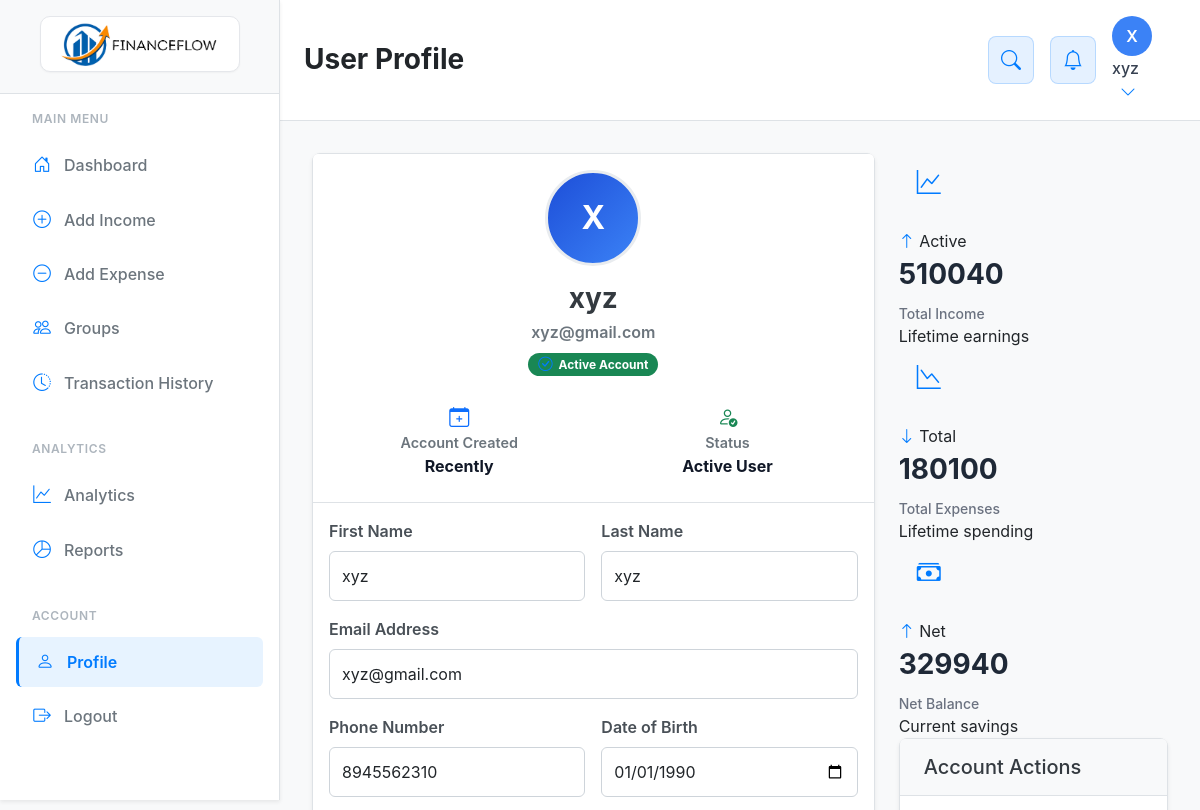
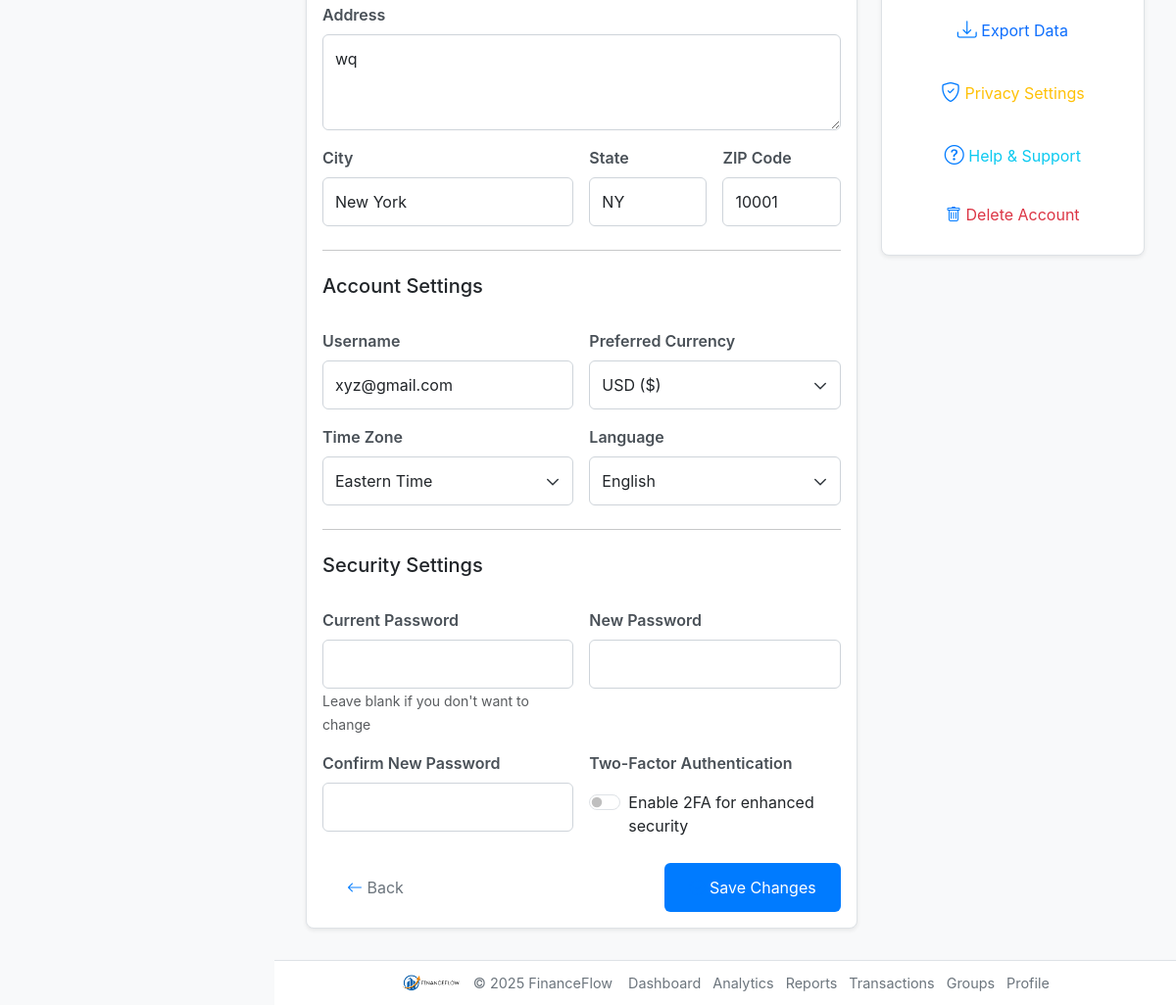
Screenshot of /profile/ (signed in) with the database file from the repository (2 pictures, top to bottom).
### project_app/models.py (models this page shows, shortened)
class Registration(models.Model):
    name=models.CharField(max_length=50)
    email=models.EmailField()
    phone_no=models.CharField(max_length=10)
    password=models.CharField(max_length=128)
    address=models.TextField()

### project_app/views.py (the view, shortened to what this page needs)
# urls.py: path('profile/', profile, name='profile'),
@login_required
def profile(request):
    user = None
    total_income = 0
    total_expenses = 0
    net_balance = 0
    if 'entry_email' in request.session:
        user = Registration.objects.filter(email=request.session['entry_email']).first()
        if user:
            income_sum = Income.objects.filter(user=user).aggregate(total=Sum('amount'))
            total_income = income_sum['total'] or 0
            expense_sum = Expense.objects.filter(user=user).aggregate(total=Sum('amount'))
            total_expenses = expense_sum['total'] or 0
            net_balance = total_income - total_expenses
            def _size_estimate(count):
                mb = (count * 60) / (1024*1024)
                return f"{mb:.1f} MB"
            recent_reports = []
            end_date = timezone.now()
            current_start = end_date - timedelta(days=30)
            inc_count = Income.objects.filter(user=user, created_at__range=[current_start, end_date]).count()
            exp_count = Expense.objects.filter(user=user, created_at__range=[current_start, end_date]).count()
            if Expense.objects.filter(user=user, category__iexact='Food').exists() or Expense.objects.filter(user=user, category__iexact='Groceries').exists():
                recent_reports.append({
                    'name': 'Custom Report - Food Expenses',
                    'desc': 'Food category analysis',
                    'type': 'Custom',
                    'badge': 'info',
                    'generated': end_date.strftime('%b %d, %Y'),
                    'size': _size_estimate(exp_count),
                    'view_url': reverse('analytics'),
                    'download_url': reverse('generate_report') + f"?report_type=Expense+Report&date_range=Last+30+days&format=CSV"
                })
    context = {
        'user': user,
        'total_income': total_income,
        'total_expenses': total_expenses,
        'net_balance': net_balance
    }
    return render(request, 'user/profile.html', context)

### project_app/templates/user/profile.html (shortened to what this page needs)
{% extends 'base.html' %}
{% block content %}
<div class="content-header">
    <h1 class="page-title">User Profile</h1>
    <div class="header-actions" style="margin-left: auto; padding-right: 24px;">
        <button class="search-btn" title="Search">
            <i class="bi bi-search"></i>
        </button>
        <button class="notification-btn" title="Notifications">
            <i class="bi bi-bell"></i>
        </button>
        <div class="user-profile dropdown">
            <div class="user-info" data-bs-toggle="dropdown" aria-expanded="false" style="cursor: pointer;">
                <div class="user-avatar">{{ user.name|first|upper }}</div>
                <div class="user-name">{{ user.name }}</div>
                <i class="bi bi-chevron-down ms-2"></i>
            </div>
        </div>
    </div>
</div>
<div class="content-body">
    <div class="row justify-content-center">
        <div class="col-lg-8">
            <div class="card">
                <div class="card-header text-center bg-white">
                    <div class="profile-avatar">
                        {{ user.name|first|upper }}
                    </div>
                    <h3 class="profile-name">{{ user.name|default:"User Name" }}</h3>
                    <p class="profile-email">{{ user.email|default:"user@example.com" }}</p>
                    <span class="badge bg-success status-pill">
                        <i class="bi bi-check-circle"></i>
                        Active Account
                    </span>
                    <div class="row account-meta">
                        <div class="col-6 meta-item">
                            <i class="bi bi-calendar-plus meta-icon"></i>
                            <span class="meta-title">Account Created</span>
                            <span class="meta-value">{{ user.date_joined|date:"M d, Y"|default:"Recently" }}</span>
                        </div>
                        <div class="col-6 meta-item">
                            <i class="bi bi-person-check meta-icon" style="color:#198754"></i>
                            <span class="meta-title">Status</span>
                            <span class="meta-value">Active User</span>
                        </div>
                    </div>
                </div>
                <div class="card-body">
                    <form method="post" enctype="multipart/form-data">
                        <div class="row g-3">
                            <div class="col-md-6">
                                <label for="firstName" class="form-label">First Name</label>
                                <input type="text" class="form-control" id="firstName" name="first_name"
                                       value="{{ user.name|default:'John' }}" required>
                            </div>
                            <div class="col-md-6">
                                <label for="lastName" class="form-label">Last Name</label>
                                <input type="text" class="form-control" id="lastName" name="last_name"
                                       value="{{ user.name|default:'Doe' }}" required>
                            </div>
                            <div class="col-12">
                                <label for="email" class="form-label">Email Address</label>
                                <input type="email" class="form-control" id="email" name="email"
                                       value="{{ user.email }}" required>
                            </div>
                            <div class="col-md-6">
                                <label for="phone" class="form-label">Phone Number</label>
                                <input type="tel" class="form-control" id="phone" name="phone"
                                       value="{{ user.phone_no }}">
                            </div>
                            <div class="col-md-6">
                                <label for="dateOfBirth" class="form-label">Date of Birth</label>
                                <input type="date" class="form-control" id="dateOfBirth" name="date_of_birth"
                                       value="{{ user.date_of_birth|default:'1990-01-01' }}">
                            </div>
                            <div class="col-12">
                                <label for="address" class="form-label">Address</label>
                                <textarea class="form-control" id="address" name="address" rows="3">{{ user.address }}</textarea>
                            </div>
                            <div class="col-md-6">
                                <label for="city" class="form-label">City</label>
                                <input type="text" class="form-control" id="city" name="city"
                                       value="{{ user.city|default:'New York' }}">
                            </div>
                            <div class="col-md-3">
                                <label for="state" class="form-label">State</label>
                                <input type="text" class="form-control" id="state" name="state"
                                       value="{{ user.state|default:'NY' }}">
                            </div>
                            <div class="col-md-3">
                                <label for="zipCode" class="form-label">ZIP Code</label>
                                <input type="text" class="form-control" id="zipCode" name="zip_code"
                                       value="{{ user.zip_code|default:'10001' }}">
                            </div>
                        </div>
                        <hr class="my-4">
                        <div class="row g-3">
                            <div class="col-12">
                                <h5 class="mb-3" id="account-settings">Account Settings</h5>
                            </div>
                            <div class="col-md-6">
                                <label for="username" class="form-label">Username</label>
                                <input type="text" class="form-control" id="username" name="username"
                                       value="{{ user.email }}" required>
                            </div>
                            <div class="col-md-6">
                                <label for="currency" class="form-label">Preferred Currency</label>
                                <select class="form-select" id="currency" name="currency">
                                    <option value="USD" {% if user.currency == 'USD' or not user.currency %}selected{% endif %}>USD ($)</option>
                                </select>
                            </div>
                            <div class="col-md-6">
                                <label for="timezone" class="form-label">Time Zone</label>
                                <select class="form-select" id="timezone" name="timezone">
                                    <option value="EST" {% if user.timezone == 'EST' or not user.timezone %}selected{% endif %}>Eastern Time</option>
                                </select>
                            </div>
                            <div class="col-md-6">
                                <label for="language" class="form-label">Language</label>
                                <select class="form-select" id="language" name="language">
                                    <option value="en" {% if user.language == 'en' or not user.language %}selected{% endif %}>English</option>
                                </select>
                            </div>
                        </div>
                        <hr class="my-4">
                        <div class="row g-3">
                            <div class="col-12">
                                <h5 class="mb-3">Security Settings</h5>
                            </div>
                            <div class="col-md-6">
                                <label for="currentPassword" class="form-label">Current Password</label>
                                <input type="password" class="form-control" id="currentPassword" name="current_password">
                                <small class="text-muted">Leave blank if you don't want to change</small>
                            </div>
                            <div class="col-md-6">
                                <label for="newPassword" class="form-label">New Password</label>
                                <input type="password" class="form-control" id="newPassword" name="new_password">
                            </div>
                            <div class="col-md-6">
                                <label for="confirmPassword" class="form-label">Confirm New Password</label>
                                <input type="password" class="form-control" id="confirmPassword" name="confirm_password">
                            </div>
                            <div class="col-md-6">
                                <label for="twoFactor" class="form-label">Two-Factor Authentication</label>
                                <div class="form-check form-switch mt-2">
                                    <input class="form-check-input" type="checkbox" id="twoFactor" name="two_factor">
                                    <label class="form-check-label" for="twoFactor">
                                        Enable 2FA for enhanced security
                                    </label>
                                </div>
                            </div>
                        </div>
                        <div class="d-flex justify-content-between mt-4">
                            <button type="button" class="btn btn-outline-secondary" onclick="history.back()">
                                <i class="bi bi-arrow-left"></i>
                                Back
                            </button>
                            <button type="submit" class="btn btn-primary">
                                <i class="bi bi-check-circle"></i>
                                Save Changes
                            </button>
                        </div>
                    </form>
                </div>
            </div>
        </div>
        <div class="col-lg-4">
            <div class="stats-grid">
                <div class="stat-card income fade-in-up stagger-1">
                    <div class="stat-header">
                        <div class="stat-icon income">
                            <i class="bi bi-graph-up"></i>
                        </div>
                        <div class="stat-change positive">
                            <i class="bi bi-arrow-up"></i>
                            Active
                        </div>
                    </div>
                    <div class="stat-value">{{ total_income|default:"0" }}</div>
                    <div class="stat-label">Total Income</div>
                    <div class="stat-comparison">Lifetime earnings</div>
                </div>
                <div class="stat-card expense fade-in-up stagger-2">
                    <div class="stat-header">
                        <div class="stat-icon expense">
                            <i class="bi bi-graph-down"></i>
                        </div>
                        <div class="stat-change negative">
                            <i class="bi bi-arrow-down"></i>
                            Total
                        </div>
                    </div>
                    <div class="stat-value">{{ total_expenses|default:"0" }}</div>
                    <div class="stat-label">Total Expenses</div>
                    <div class="stat-comparison">Lifetime spending</div>
                </div>
                <div class="stat-card balance fade-in-up stagger-3">
                    <div class="stat-header">
                        <div class="stat-icon balance">
                            <i class="bi bi-cash-stack"></i>
                        </div>
                        <div class="stat-change positive">
                            <i class="bi bi-arrow-up"></i>
                            Net
                        </div>
                    </div>
                    <div class="stat-value">{{ net_balance|default:"0" }}</div>
                    <div class="stat-label">Net Balance</div>
                    <div class="stat-comparison">Current savings</div>
                </div>
            </div>
            <div class="card fade-in-up">
                <div class="card-header">
                    <h5 class="mb-0">Account Actions</h5>
                </div>
                <div class="card-body">
                    <div class="d-grid gap-2">
                        <a href="{% url 'export_profile_data' %}" class="btn btn-outline-primary">
                            <i class="bi bi-download"></i>
                            Export Data
                        </a>
                        <a href="#account-settings" class="btn btn-outline-warning">
                            <i class="bi bi-shield-check"></i>
                            Privacy Settings
                        </a>
                        <a href="mailto:support@financeflow.app?subject=FinanceFlow%20Help" class="btn btn-outline-info">
                            <i class="bi bi-question-circle"></i>
                            Help & Support
                        </a>
                        <button type="button" class="btn btn-outline-danger" id="deleteAccountBtn">
                            <i class="bi bi-trash"></i>
                            Delete Account
                        </button>
                    </div>
                </div>
            </div>
        </div>
    </div>
</div>
{% endblock %}

### rows the page displays
Registration: name|first "X", name "xyz", email "xyz@gmail.com", first_name "xyz", last_name "xyz", phone "8945562310", address "wq", username "xyz@gmail.com"

### other values shown
{{ user.date_joined|date:"M d, Y"|default:"Recently" }} "Recently"
{{ total_income|default:"0" }} "510040"
{{ total_expenses|default:"0" }} "180100"
{{ net_balance|default:"0" }} "329940"
